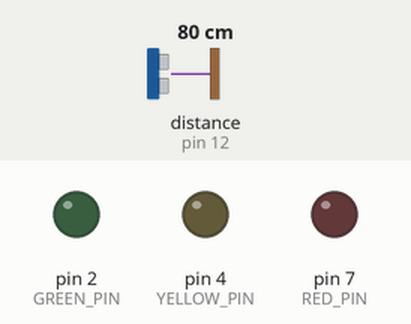
Bench run of a sketch on a simulated Arduino Uno, built with avr-gcc and run on an emulated ATmega328P. Parts: output pins drawn as LEDs (lit = HIGH). The test bench sets the inputs (shaded band); at power-on: distance to the obstacle (sensor on pin 12) 80 cm. The echo pulse lasts 58.3 µs per cm.

Above: at 1.3 s.
1.4 s: distance to the obstacle (sensor on pin 12) set to 50 cm
2.9 s: distance to the obstacle (sensor on pin 12) set to 41 cm
At 3.6 s:
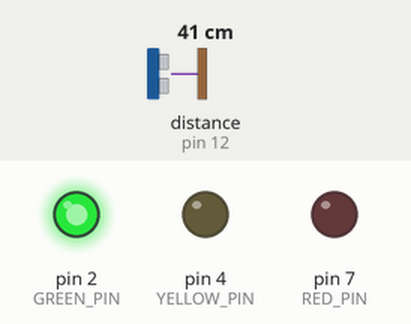
4.7 s: distance to the obstacle (sensor on pin 12) set to 33 cm
6.2 s: distance to the obstacle (sensor on pin 12) set to 28 cm
At 7.1 s:
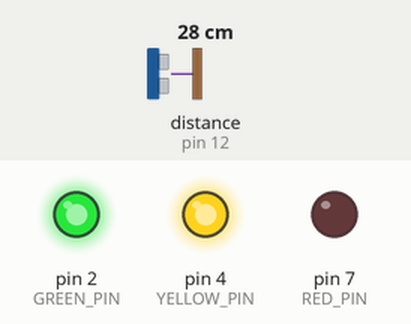
7.8 s: distance to the obstacle (sensor on pin 12) set to 16 cm
9.3 s: distance to the obstacle (sensor on pin 12) set to 12 cm
At 10.5 s:
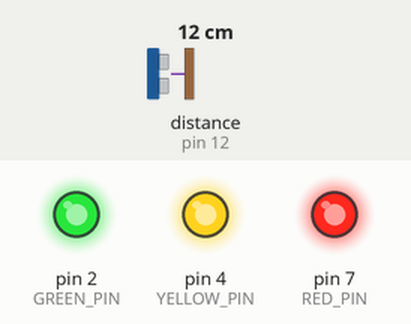
Timing chart, 0 to 12.0 s (numbered marks = the images above; inputs shaded):
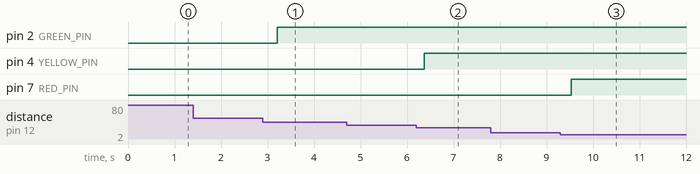

The sketch:

distanceDetector.ino
```cpp
/*
 * Proximity detector that lights up leds based on distance
 * @author Dustin Mullins
 * Last Updated 9/4/2022
 */

#include "SR04.h"
#define TRIG_PIN 12
#define ECHO_PIN 11
#define GREEN_PIN 2
#define YELLOW_PIN 4
#define RED_PIN 7

SR04 sr04 = SR04(ECHO_PIN, TRIG_PIN);
long a;

void setup() {
  pinMode(GREEN_PIN, OUTPUT);
  pinMode(YELLOW_PIN, OUTPUT);
  pinMode(RED_PIN, OUTPUT);
}

void loop() {
  a = sr04.Distance();
  if (a < 45) {
    digitalWrite(GREEN_PIN, HIGH);
  } else {
    digitalWrite(GREEN_PIN, LOW);
  }
  if (a < 30) {
    digitalWrite(YELLOW_PIN, HIGH);
  } else {
    digitalWrite(YELLOW_PIN, LOW);
  }
  if (a < 15) {
    digitalWrite(RED_PIN, HIGH);
  } else {
    digitalWrite(RED_PIN, LOW);
  }
  delay(500);
}
```

Measured:
- the behaviour switches between 45 and 44 cm on distance to the obstacle (sensor on pin 12) (found by bisection; images 0 and 1)
- the behaviour switches between 30 and 29 cm on distance to the obstacle (sensor on pin 12) (found by bisection; images 1 and 2)
- the behaviour switches between 15 and 14 cm on distance to the obstacle (sensor on pin 12) (found by bisection; images 2 and 3)
- after the input at 1.4 s, every drawn part: stays the same
- after the input at 2.9 s, pin 2 (GREEN_PIN): LOW → HIGH after 0.30 s
- after the input at 4.7 s, every drawn part: stays the same
- after the input at 6.2 s, pin 4 (YELLOW_PIN): LOW → HIGH after 0.17 s
- after the input at 7.8 s, every drawn part: stays the same
- after the input at 9.3 s, pin 7 (RED_PIN): LOW → HIGH after 0.23 s
